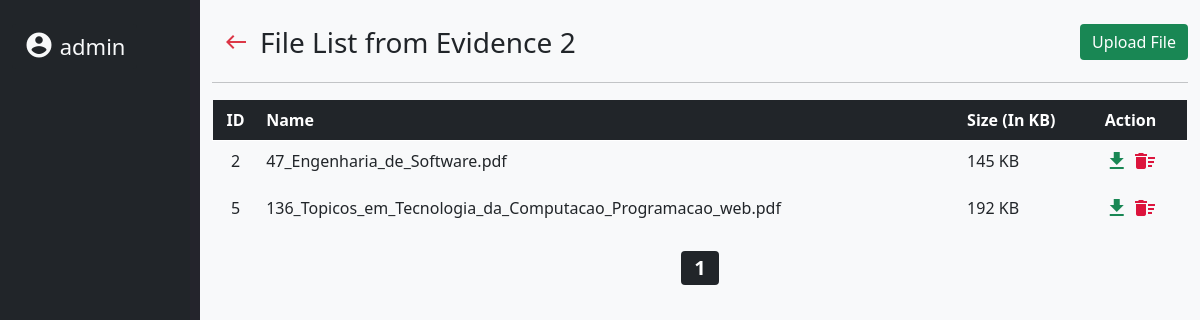
Page /files_evidence.php?evidence_id=2&evidence_page=1 (signed in) on the committed database.
### tables this page shows
CREATE TABLE `files` (
  `id` int(11) NOT NULL,
  `evidence_id` int(11) DEFAULT NULL,
  `name` varchar(100) NOT NULL,
  `content` longblob NOT NULL,
  `size` int(255) NOT NULL
);

### files_evidence.php (the view, shortened to what this page needs)
<?php
require_once "config.php";
if (isset($_GET["evidence_page"]) && !empty($_GET["evidence_page"]))
    $evidence_page = $_GET["evidence_page"];
else {
    header("location: error.php?number=6");
    exit();
}
if (isset($_GET["evidence_id"]) && !empty($_GET["evidence_id"]))
    $evidence_id = $_GET["evidence_id"];
else {
    header("location: error.php?number=6");
    exit();
}
$sql = "SELECT * FROM evidences WHERE id=?";
$stmt = mysqli_prepare($connection,$sql);
mysqli_stmt_bind_param($stmt, "i", $evidence_id);
mysqli_stmt_execute($stmt);
$result = mysqli_stmt_get_result($stmt);
$row = mysqli_fetch_array($result);
$evidence_status = $row['status'];
$sql = "SELECT status FROM projects WHERE id=?";
$stmt = mysqli_prepare($connection,$sql);
mysqli_stmt_bind_param($stmt, "i", $row['project_id']);
mysqli_stmt_execute($stmt);
$result = mysqli_stmt_get_result($stmt);
$row = mysqli_fetch_array($result);
$project_status = $row['status'];
?>
<!DOCTYPE html>
<html lang="en">
<head>
    <link rel="stylesheet" href="https://cdnjs.cloudflare.com/ajax/libs/font-awesome/4.7.0/css/font-awesome.css">
    <link rel="stylesheet" href="https://cdn.jsdelivr.net/npm/bootstrap@5.0.0-beta1/dist/css/bootstrap.min.css">
</head>
<body>
    <div class="container-fluid min-vh-100 d-flex flex-column">
        <div class="row flex-grow-1">
            <div class="col bg-dark text-light" style="border-right:solid #24242c; border-right-width:10px">
                <br>
                <div class="dropdown">
                    <a class="btn bg-dark text-light dropdown" role="button" id="dropdownList" text-center style="font-size: 22px" data-bs-toggle="dropdown" aria-expanded="false">
                        <span class='material-icons float-start' style='font-size: 30px' aria-hidden='true'>account_circle</span>&nbsp;<?php echo $_SESSION['login'] ?></a>
                </div>
            </div>
            <div class="col-10 bg-light">
                <br>
                <h3 class="titulo-tabla">
                    <?php
                    if (isset($_GET['project_id']))
                        echo "<a class='btn btn-default' href='evidences.php?project_id=" . $_GET['project_id'] . "&project_page=" . $project_page . "&page=" . $evidence_page . "'><span class='material-icons text-danger' aria-hidden='true'>west</span></a>";
                    else
                        echo "<a class='btn btn-default' href='evidences.php?page=" . $evidence_page . "'><span class='material-icons text-danger' aria-hidden='true'>west</span></a>";
                    echo "File List from Evidence " . $evidence_id;
                    if(($_SESSION['user_profile'] == 1 || $_SESSION['user_profile'] == 2) && $evidence_status == 1 && $project_status != 3){ ?>
                        <a href='create_file.php?evidence_id=<?=$evidence_id?><?php if (isset($_GET['project_id'])) echo "&project_id=" . $project_id; ?><?php if (isset($_GET['project_page'])) echo "&project_page=" . $project_page; ?>&evidence_page=<?= $evidence_page ?>' class='btn btn-success pull-right'>Upload File</a>
                    <?php
                    }
                    ?>
                </h3>
                <hr class="bg-dark">
                <?php
                $page = (isset($_GET['page'])) ? (int)$_GET['page'] : 1;
                $offset = ($page - 1) * 10;
                $sql = "SELECT * FROM files WHERE evidence_id=? LIMIT 10 OFFSET $offset";
                $stmt = mysqli_prepare($connection,  $sql);
                mysqli_stmt_bind_param($stmt, "i", $evidence_id);
                if (mysqli_stmt_execute($stmt)) {
                    $result = mysqli_stmt_get_result($stmt);
                } else
                    echo "Oops! Something went wrong. Please try again later.";
                if (mysqli_num_rows($result) > 0) {
                ?>
                    <table id="files" class="table">
                        <thead class="bg-primary table-dark border border-light">
                            <tr>
                                <th class="text-center">ID</th>
                                <th>Name</th>
                                <th>Size (In KB)</th>
                                <th>Action</th>
                            </tr>
                        </thead>
                        <tbody class="border border-light bg-light">
                            <?php
                            while ($row = mysqli_fetch_array($result)) {
                            ?>
                                <tr>
                                    <td class="text-center"><?= $row['id']; ?></td>
                                    <td><?= $row['name']; ?></td>
                                    <td><?= round($row['size'] / 1024) . " KB"; ?></td>
                                    <td>
                                        <a href="download_file.php?id=<?=$row['id']?>"><span class='material-icons text-success' aria-hidden='true'>download</span></a>
                                        <?php
                                        if(($_SESSION['user_profile'] == 1 || $_SESSION['user_profile'] == 2)){ ?>
                                            <a href='delete_file.php?id=<?= $row['id'] ?>&evidence_id=<?=$evidence_id?><?php if (isset($_GET['project_id'])) echo "&project_id=" . $project_id; ?><?php if (isset($_GET['project_page'])) echo "&project_page=" . $project_page; ?>&evidence_page=<?= $page ?>&file_page=<?=$page?>' title='Delete File' data-toggle='tooltip'> <span class='material-icons' aria-hidden='true' style='color:crimson;'>delete_sweep</span></a>
                                        <?php
                                        }
                                        ?>
                                    </td>
                                </tr>
                            <?php
                            }
                            ?>
                        </tbody>
                    </table>
                <?php
                    $sql = "SELECT * FROM files WHERE evidence_id=?";
                    $stmt = mysqli_prepare($connection,  $sql);
                    mysqli_stmt_bind_param($stmt, "i", $evidence_id);
                    if (mysqli_stmt_execute($stmt))
                        $result = mysqli_stmt_get_result($stmt);
                    else
                        echo "Oops! Something went wrong. Please try again later.";
                    $numTotal   = mysqli_num_rows($result);
                    $totalPage = ceil($numTotal / 10);
                    $prev  = (($page - 1) == 0) ? 1 : $page - 1;
                    $next = (($page + 1) >= $totalPage) ? $totalPage : $page + 1;
                    echo "<div class='text-center'>";
                    if (isset($_GET['project_id'])) {
                        if ($page > 1) {
                            echo "<a href=?evidence_id=" . $evidence_id . "&project_id=" . $project_id . "&project_page=" . $project_page . "&evidence_page=" . $evidence_page . "&page=" . 1 . "><span class='badge bg-dark'><span class='material-icons' aria-hidden='true'>first_page</span></span></a>
                            <a href=?evidence_id=" . $evidence_id . "&project_id=" . $project_id . "&project_page=" . $project_page . "&evidence_page=" . $evidence_page . "&page=" . $prev . "><span class='badge bg-dark'><span class='material-icons' aria-hidden='true'>chevron_left</span></span>&nbsp</a>";
                            if (($page != $totalPage)) {
                                echo "<span class='badge bg-success align-top fs-5'>1</span>";
                                echo "&nbsp<span class='badge bg-secondary'><span class='material-icons' aria-hidden='true'>more_horiz</span></span>&nbsp";
                            }
                        }
                        echo "<span class='badge bg-dark align-top fs-5'>$page</span>";
                        if ($page < $totalPage) {
                            if (($page != 1)) {
                                echo "&nbsp<span class='badge bg-secondary'><span class='material-icons' aria-hidden='true'>more_horiz</span></span>&nbsp";
                                echo "<span class='badge bg-success align-top fs-5'>$totalPage</span>";
                            }
                            echo "&nbsp<a href=?evidence_id=" . $evidence_id . "&project_id=" . $project_id . "&project_page=" . $project_page . "&evidence_page=" . $evidence_page . "&page=" . $next . "><span class='badge bg-dark'><span class='material-icons' aria-hidden='true'>chevron_right</span></span></a>
                            <a href=?evidence_id=" . $evidence_id . "&project_id=" . $project_id . "&project_page=" . $project_page . "&evidence_page=" . $evidence_page . "&page=" . $totalPage . "><span class='badge bg-dark'><span class='material-icons' aria-hidden='true'>last_page</span></span></a>";
                        }
                    }
                    else {
                        echo "<span class='badge bg-dark align-top fs-5'>$page</span>";
                    }
                    echo "</div>";
                } else {
                    echo "<p class='lead'><em>No Files were found.</em></p>";
                }
                ?>
            </div>
        </div>
    </div>
</body>
</html>

### files_evidence.php (style rules this page uses)
a { text-decoration: none !important; border: none !important; }

### rows in the picture
files: id "2", name "47_Engenharia_de_Software.pdf", $row['size']/1024 "145"
files: id "5", name "136_Topicos_em_Tecnologia_da_Computacao_Programacao_web.pdf", $row['size']/1024 "192"

### other values in the picture
$_SESSION['login'] "admin"
$evidence_id "2"
$page "1"
